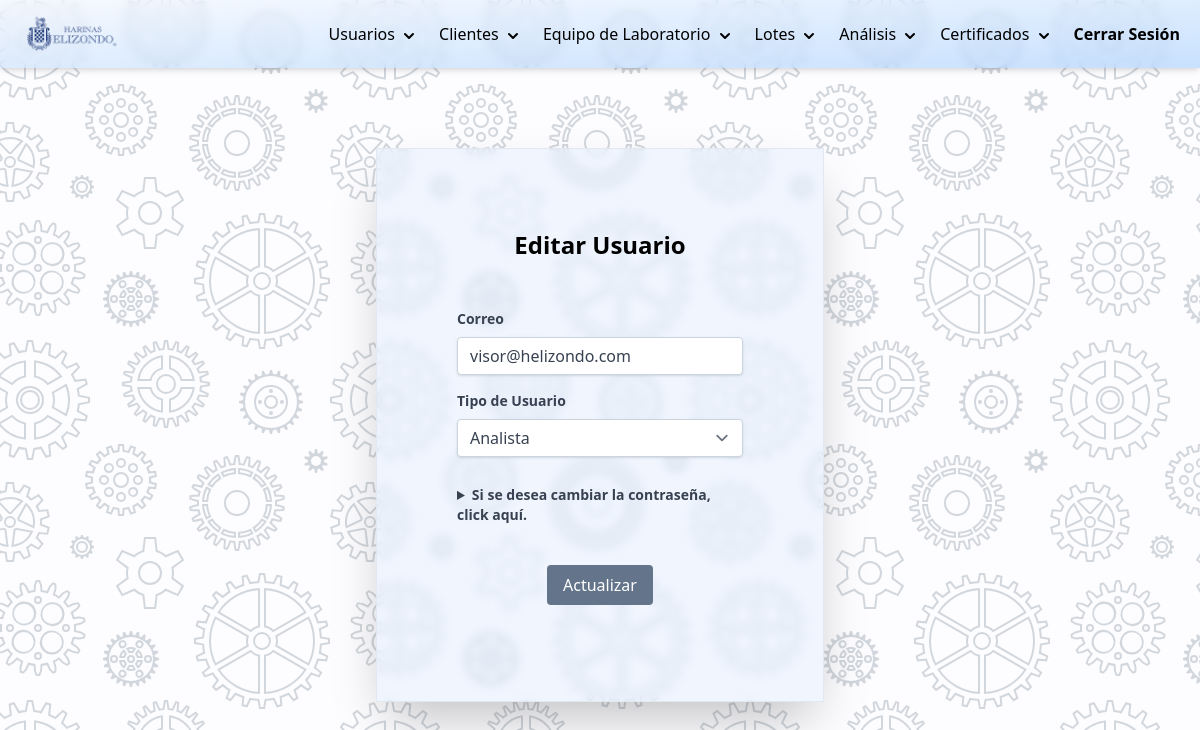
Before: /php/editar_usuario.php?i=3 (signed in) with the older database file.
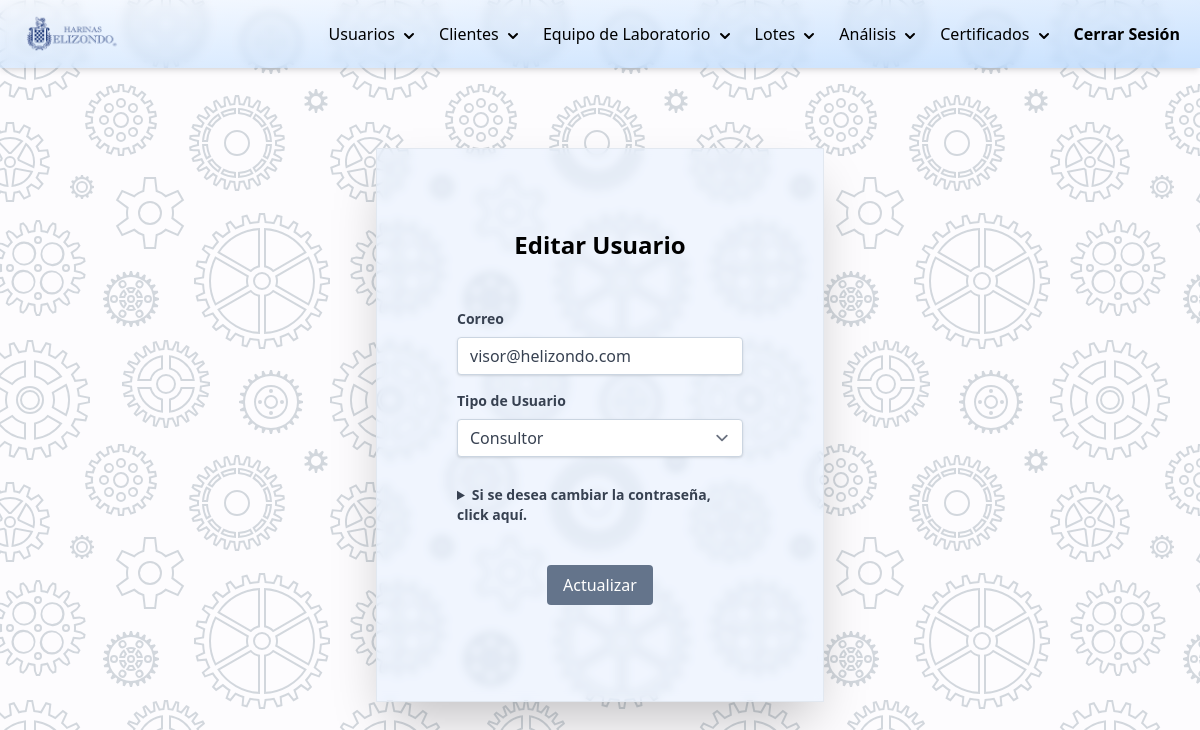
After: the same page with the newer database file.
### tables this page shows
CREATE TABLE `usuarios` (
  `id_usuario` int(11) NOT NULL,
  `correo` varchar(100) DEFAULT NULL,
  `contrasena` varchar(255) DEFAULT NULL,
  `id_tipo` int(11) DEFAULT NULL
);

### DB/controlarDB.php (called while the page is built, shortened)
<?php
function hacerConsulta(string $query){
    $con = mysqli_connect(HOST, USER, PASSWORD, DB);
    if (mysqli_connect_errno()) {
        return "Failed to connect to MySQL: " . mysqli_connect_error();
    }else{
        $result = mysqli_query($con, $query);
        $arreglo_de_resultados=[];
        while ($row = mysqli_fetch_array($result)):
            array_push($arreglo_de_resultados,$row);
        endwhile;
        return $arreglo_de_resultados;
    }
}

### php/editar_usuario.php (the view, shortened to what this page needs)
<?php
    require_once("../DB/controlarDB.php");
    function test_input($data) {
        $data = trim($data);
        $data = stripslashes($data);
        $data = htmlspecialchars($data);
        return $data;
    }
    if ($_SERVER["REQUEST_METHOD"] == "GET") {
        $id=test_input($_GET['i']);
        $query_info_usuario="SELECT * FROM usuarios WHERE id_usuario='$id'";
        $info_usuario=hacerConsulta($query_info_usuario);
    }
?>
<!DOCTYPE html>
<html lang="es">
<head>
    <link rel="stylesheet" href="../css/styles.css">
    <script src="https://cdn.tailwindcss.com"></script>
    <script src="https://cdn.tailwindcss.com?plugins=forms,typography,aspect-ratio,line-clamp"></script>
    <?php require_once("./navbar.php"); ?>
</head>
<body class="background">
<div class="container mx-auto flex justify-center">
        <div class="flex flex-col p-20 gap-5 border border-slate-200 shadow-2xl bg-blue-100/40 backdrop-blur-sm mt-20 w-[28rem]">
            <h1 class="text-2xl text-center font-bold mb-7">Editar Usuario</h1>
            <form method="post" action="<?= htmlspecialchars($_SERVER["PHP_SELF"]);?>">
                <div class="mb-4">
                    <label for="correo" class="block text-gray-700 text-sm font-bold mb-2">
                        Correo
                    </label>
                    <input type="email" name="correo" id="correo" class="shadow appearance-none border border-slate-300 rounded w-full py-2 px-3 text-gray-700 leading-tight focus:outline-none focus:border-sky-500 focus:ring-1 focus:ring-sky-500" placeholder="nombre@helizondo.com" required value="<?= $info_usuario[0]['correo'] ?>">
                </div>
                <div class="mb-7">
                    <label for="tipoPerfil" class="block text-gray-700 text-sm font-bold mb-2">
                        Tipo de Usuario
                    </label>
                    <select name="tipoPerfil" id="tipoPerfil" class="shadow appearance-none border border-slate-300 rounded w-full py-2 px-3 text-gray-700 leading-tight focus:outline-none focus:border-sky-500 focus:ring-1 focus:ring-sky-500" required>
                        <option value="1" <?= $info_usuario[0]['id_tipo']=="1"?"selected":""?>>Consultor</option>
                        <option value="2" <?= $info_usuario[0]['id_tipo']=="2"?"selected":""?>>Analista</option>
                    </select>
                </div>
                <details>
                    <summary class=" text-gray-700 text-sm font-bold">Si se desea cambiar la contraseña, click aquí.</summary>
                </details>
                <div class="flex items-center justify-center mt-10">
                    <button type="submit" name="editar" class="bg-slate-500 hover:bg-psipeDarkGray text-white py-2 px-4 rounded focus:outline-none focus:shadow-outline" value="<?= $id; ?>">
                        Actualizar
                    </button>
                </div>
            </form>
        </div>
    </div>
</body>
</html>

Changed rows visible on the page:
changed usuarios "visor@helizondo.com": tipoPerfil "Analista" → "Consultor"
